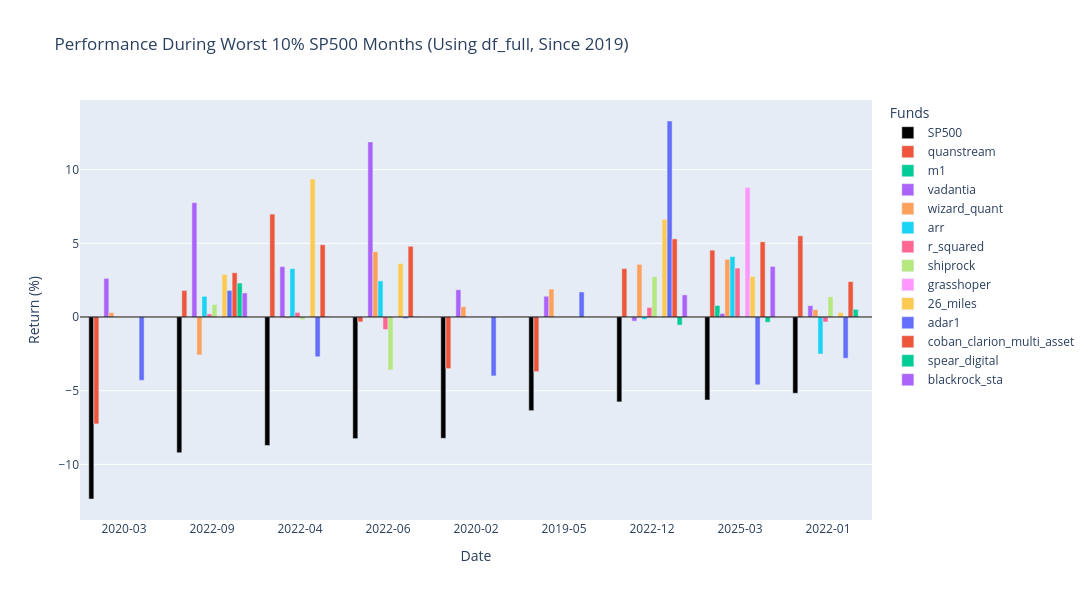
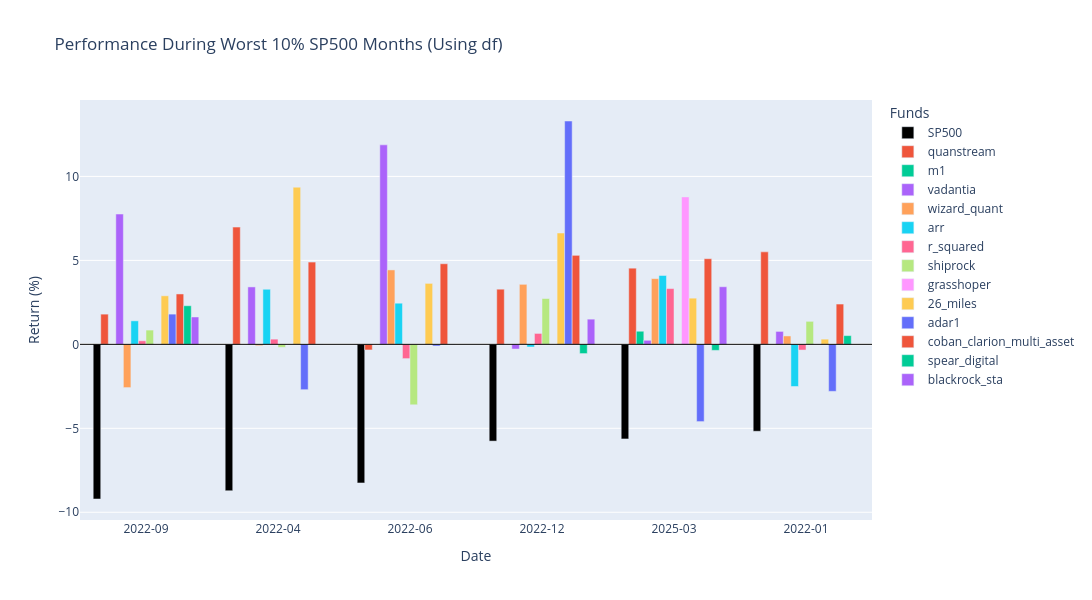

The notebook cell saved with these charts, in order:
### Code cell
# --- Worst 10% SP500 Months Analysis (All Funds) ---
import plotly.graph_objects as go
import pandas as pd

def plot_worst_sp500_months_interactive(data_df, title_suffix="", start_date=None):
    df_plot = data_df.copy()
    if start_date:
        df_plot = df_plot[df_plot.index >= pd.to_datetime(start_date)]
        
    # Find worst 10% SP500 months
    q10_sp500 = df_plot['sp500'].quantile(0.10)
    worst_months = df_plot[df_plot['sp500'] <= q10_sp500].copy()
    
    # Sort by SP500 returns ascending
    worst_months = worst_months.sort_values(by='sp500', ascending=True)
    
    # Prepare data for plotting
    cols_to_plot = ['sp500'] + [f for f in funds if f in df_plot.columns]
    
    plot_data = worst_months[cols_to_plot].copy()
    plot_data.index = plot_data.index.strftime('%Y-%m') # Format dates for x-axis
    plot_data = plot_data * 100 # Convert to percentage
    
    # Create interactive bar plot with Plotly
    fig = go.Figure()
    
    # Add SP500 first (in black)
    fig.add_trace(go.Bar(
        x=plot_data.index,
        y=plot_data['sp500'],
        name='SP500',
        marker_color='black'
    ))
    
    # Add other funds
    for col in cols_to_plot:
        if col != 'sp500':
            fig.add_trace(go.Bar(
                x=plot_data.index,
                y=plot_data[col],
                name=col
            ))
            
    fig.update_layout(
        title=f'Performance During Worst 10% SP500 Months {title_suffix}',
        xaxis_title='Date',
        yaxis_title='Return (%)',
        barmode='group',
        hovermode='x unified',
        legend_title='Funds',
        height=600,
        width=1200,
        xaxis=dict(
            type='category',
            categoryorder='array',
            categoryarray=plot_data.index
        )
    )
    
    # Add horizontal line at 0
    fig.add_hline(y=0, line_width=1, line_color="black")
    
    fig.show()

# Plot using df_full starting from 2019
plot_worst_sp500_months_interactive(df_full, "(Using df_full, Since 2019)", start_date="2019-01-01")

# Plot using df
plot_worst_sp500_months_interactive(df, "(Using df)")

### Figure 1 — Plotly figure (JSON) as saved in the notebook; plotly's stock layout.template omitted (floating-point values rounded to 4 significant figures)
{"data": [{"marker": {"color": "black"}, "name": "SP500", "type": "bar", "x": ["2020-03", "2022-09", "2022-04", "2022-06", "2020-02", "2019-05", "2022-12", "2025-03", "2022-01"], "y": [-12.35, -9.21, -8.72, -8.254, -8.232, -6.355, -5.761, -5.634, -5.175]}, {"name": "quanstream", "type": "bar", "x": ["2020-03", "2022-09", "2022-04", "2022-06", "2020-02", "2019-05", "2022-12", "2025-03", "2022-01"], "y": [-7.255, 1.799, 6.983, -0.3338, -3.502, -3.709, 3.284, 4.535, 5.507]}, {"name": "m1", "type": "bar", "x": ["2020-03", "2022-09", "2022-04", "2022-06", "2020-02", "2019-05", "2022-12", "2025-03", "2022-01"], "y": [NaN, NaN, NaN, NaN, NaN, NaN, NaN, 0.78, NaN]}, {"name": "vadantia", "type": "bar", "x": ["2020-03", "2022-09", "2022-04", "2022-06", "2020-02", "2019-05", "2022-12", "2025-03", "2022-01"], "y": [2.62, 7.76, 3.42, 11.88, 1.85, 1.41, -0.28, 0.24, 0.77]}, {"name": "wizard_quant", "type": "bar", "x": ["2020-03", "2022-09", "2022-04", "2022-06", "2020-02", "2019-05", "2022-12", "2025-03", "2022-01"], "y": [0.2995, -2.576, -0.07987, 4.433, 0.6988, 1.897, 3.574, 3.913, 0.4992]}, {"name": "arr", "type": "bar", "x": ["2020-03", "2022-09", "2022-04", "2022-06", "2020-02", "2019-05", "2022-12", "2025-03", "2022-01"], "y": [NaN, 1.4, 3.28, 2.45, NaN, NaN, -0.16, 4.1, -2.51]}, {"name": "r_squared", "type": "bar", "x": ["2020-03", "2022-09", "2022-04", "2022-06", "2020-02", "2019-05", "2022-12", "2025-03", "2022-01"], "y": [NaN, 0.21, 0.31, -0.85, NaN, NaN, 0.65, 3.32, -0.34]}, {"name": "shiprock", "type": "bar", "x": ["2020-03", "2022-09", "2022-04", "2022-06", "2020-02", "2019-05", "2022-12", "2025-03", "2022-01"], "y": [NaN, 0.85, -0.18, -3.6, NaN, NaN, 2.73, 0.02, 1.37]}, {"name": "grasshoper", "type": "bar", "x": ["2020-03", "2022-09", "2022-04", "2022-06", "2020-02", "2019-05", "2022-12", "2025-03", "2022-01"], "y": [NaN, NaN, NaN, NaN, NaN, NaN, NaN, 8.78, NaN]}, {"name": "26_miles", "type": "bar", "x": ["2020-03", "2022-09", "2022-04", "2022-06", "2020-02", "2019-05", "2022-12", "2025-03", "2022-01"], "y": [NaN, 2.89, 9.36, 3.63, NaN, NaN, 6.63, 2.75, 0.31]}, {"name": "adar1", "type": "bar", "x": ["2020-03", "2022-09", "2022-04", "2022-06", "2020-02", "2019-05", "2022-12", "2025-03", "2022-01"], "y": [-4.3, 1.8, -2.7, -0.1, -4.0, 1.7, 13.3, -4.6, -2.8]}, {"name": "coban_clarion_multi_asset", "type": "bar", "x": ["2020-03", "2022-09", "2022-04", "2022-06", "2020-02", "2019-05", "2022-12", "2025-03", "2022-01"], "y": [NaN, 3.0, 4.9, 4.8, NaN, NaN, 5.3, 5.1, 2.4]}, {"name": "spear_digital", "type": "bar", "x": ["2020-03", "2022-09", "2022-04", "2022-06", "2020-02", "2019-05", "2022-12", "2025-03", "2022-01"], "y": [NaN, 2.3, 0.0, 0.0, NaN, NaN, -0.55, -0.36, 0.52]}, {"name": "blackrock_sta", "type": "bar", "x": ["2020-03", "2022-09", "2022-04", "2022-06", "2020-02", "2019-05", "2022-12", "2025-03", "2022-01"], "y": [NaN, 1.63, NaN, NaN, NaN, NaN, 1.5, 3.43, NaN]}], "layout": {"barmode": "group", "height": 600, "hovermode": "x unified", "legend": {"title": {"text": "Funds"}}, "shapes": [{"line": {"color": "black", "width": 1}, "type": "line", "x0": 0, "x1": 1, "xref": "x domain", "y0": 0, "y1": 0, "yref": "y"}], "title": {"text": "Performance During Worst 10% SP500 Months (Using df_full, Since 2019)"}, "width": 1200, "xaxis": {"categoryarray": ["2020-03", "2022-09", "2022-04", "2022-06", "2020-02", "2019-05", "2022-12", "2025-03", "2022-01"], "categoryorder": "array", "title": {"text": "Date"}, "type": "category"}, "yaxis": {"title": {"text": "Return (%)"}}}}

### Figure 2 — Plotly figure (JSON) as saved in the notebook; plotly's stock layout.template omitted (floating-point values rounded to 4 significant figures)
{"data": [{"marker": {"color": "black"}, "name": "SP500", "type": "bar", "x": ["2022-09", "2022-04", "2022-06", "2022-12", "2025-03", "2022-01"], "y": [-9.21, -8.72, -8.254, -5.761, -5.634, -5.175]}, {"name": "quanstream", "type": "bar", "x": ["2022-09", "2022-04", "2022-06", "2022-12", "2025-03", "2022-01"], "y": [1.799, 6.983, -0.3338, 3.284, 4.535, 5.507]}, {"name": "m1", "type": "bar", "x": ["2022-09", "2022-04", "2022-06", "2022-12", "2025-03", "2022-01"], "y": [NaN, NaN, NaN, NaN, 0.78, NaN]}, {"name": "vadantia", "type": "bar", "x": ["2022-09", "2022-04", "2022-06", "2022-12", "2025-03", "2022-01"], "y": [7.76, 3.42, 11.88, -0.28, 0.24, 0.77]}, {"name": "wizard_quant", "type": "bar", "x": ["2022-09", "2022-04", "2022-06", "2022-12", "2025-03", "2022-01"], "y": [-2.576, -0.07987, 4.433, 3.574, 3.913, 0.4992]}, {"name": "arr", "type": "bar", "x": ["2022-09", "2022-04", "2022-06", "2022-12", "2025-03", "2022-01"], "y": [1.4, 3.28, 2.45, -0.16, 4.1, -2.51]}, {"name": "r_squared", "type": "bar", "x": ["2022-09", "2022-04", "2022-06", "2022-12", "2025-03", "2022-01"], "y": [0.21, 0.31, -0.85, 0.65, 3.32, -0.34]}, {"name": "shiprock", "type": "bar", "x": ["2022-09", "2022-04", "2022-06", "2022-12", "2025-03", "2022-01"], "y": [0.85, -0.18, -3.6, 2.73, 0.02, 1.37]}, {"name": "grasshoper", "type": "bar", "x": ["2022-09", "2022-04", "2022-06", "2022-12", "2025-03", "2022-01"], "y": [NaN, NaN, NaN, NaN, 8.78, NaN]}, {"name": "26_miles", "type": "bar", "x": ["2022-09", "2022-04", "2022-06", "2022-12", "2025-03", "2022-01"], "y": [2.89, 9.36, 3.63, 6.63, 2.75, 0.31]}, {"name": "adar1", "type": "bar", "x": ["2022-09", "2022-04", "2022-06", "2022-12", "2025-03", "2022-01"], "y": [1.8, -2.7, -0.1, 13.3, -4.6, -2.8]}, {"name": "coban_clarion_multi_asset", "type": "bar", "x": ["2022-09", "2022-04", "2022-06", "2022-12", "2025-03", "2022-01"], "y": [3.0, 4.9, 4.8, 5.3, 5.1, 2.4]}, {"name": "spear_digital", "type": "bar", "x": ["2022-09", "2022-04", "2022-06", "2022-12", "2025-03", "2022-01"], "y": [2.3, 0.0, 0.0, -0.55, -0.36, 0.52]}, {"name": "blackrock_sta", "type": "bar", "x": ["2022-09", "2022-04", "2022-06", "2022-12", "2025-03", "2022-01"], "y": [1.63, NaN, NaN, 1.5, 3.43, NaN]}], "layout": {"barmode": "group", "height": 600, "hovermode": "x unified", "legend": {"title": {"text": "Funds"}}, "shapes": [{"line": {"color": "black", "width": 1}, "type": "line", "x0": 0, "x1": 1, "xref": "x domain", "y0": 0, "y1": 0, "yref": "y"}], "title": {"text": "Performance During Worst 10% SP500 Months (Using df)"}, "width": 1200, "xaxis": {"categoryarray": ["2022-09", "2022-04", "2022-06", "2022-12", "2025-03", "2022-01"], "categoryorder": "array", "title": {"text": "Date"}, "type": "category"}, "yaxis": {"title": {"text": "Return (%)"}}}}
